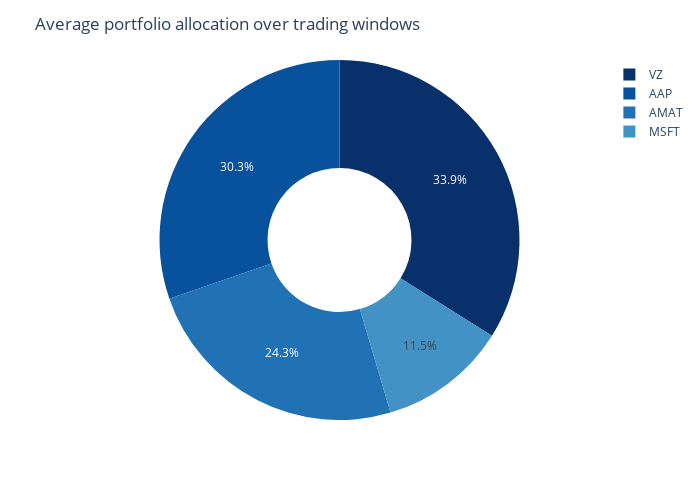

The cell this chart's notebook holds for it:
### Code cell
import plotly.express as px

palette = px.colors.sequential.Blues[-len(assets):]
palette.reverse()

fig = px.pie(
    df_pie, 
    values="% Share", 
    names="Asset", 
    hole=.4, 
    color_discrete_sequence=palette)

layout = generate_layout(
    fig_height=500, 
    fig_width=700, 
    fig_title="Average portfolio allocation over trading windows"
)
fig.update_layout(layout)

fig.show()

### Figure 1 — Plotly figure (JSON) as saved in the notebook; plotly's stock layout.template omitted (floating-point values rounded to 4 significant figures)
{"data": [{"domain": {"x": [0, 1], "y": [0, 1]}, "hole": 0.4, "hovertemplate": "Asset=%{label}<br>% Share=%{value}<extra></extra>", "labels": ["MSFT", "AMAT", "VZ", "AAP"], "legendgroup": "", "name": "", "showlegend": true, "type": "pie", "values": [11.36, 23.97, 33.47, 29.89]}], "layout": {"height": 500, "legend": {"tracegroupgap": 0}, "margin": {"t": 60}, "piecolorway": ["rgb(8,48,107)", "rgb(8,81,156)", "rgb(33,113,181)", "rgb(66,146,198)"], "plot_bgcolor": "white", "title": {"text": "Average portfolio allocation over trading windows"}, "width": 700}}
